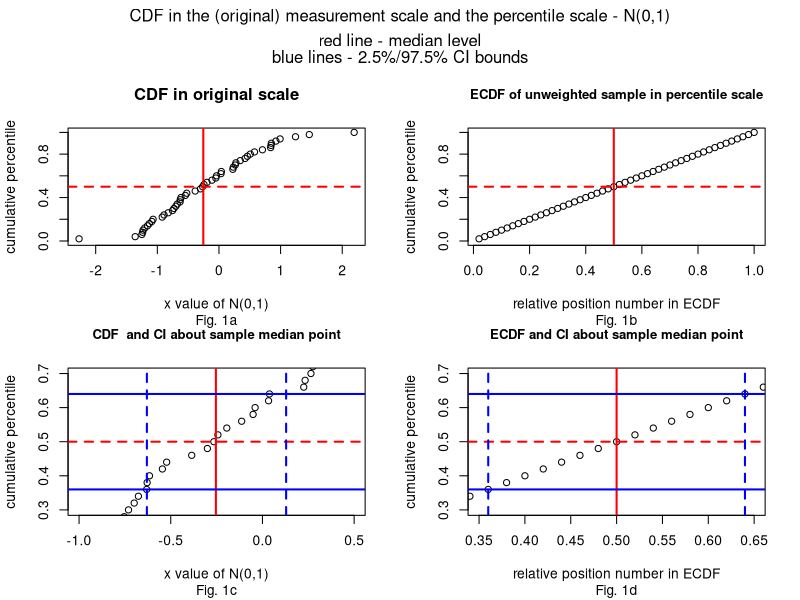
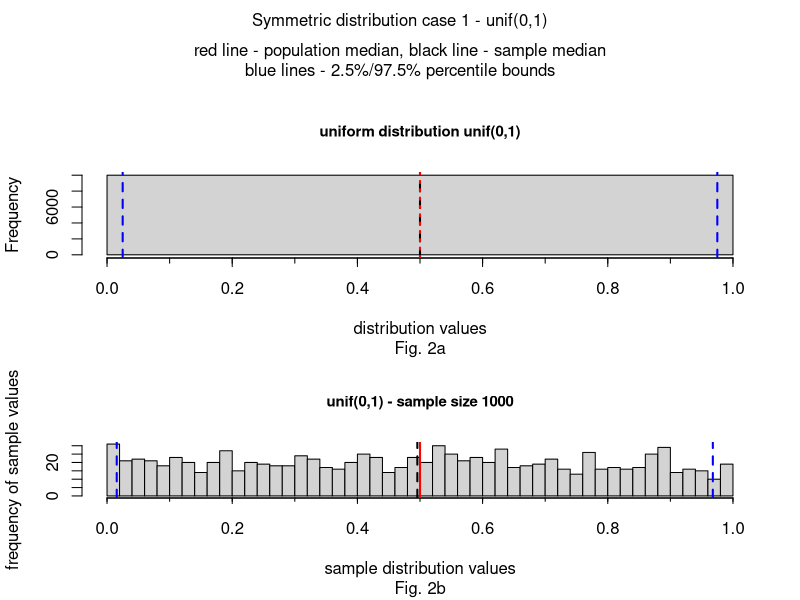
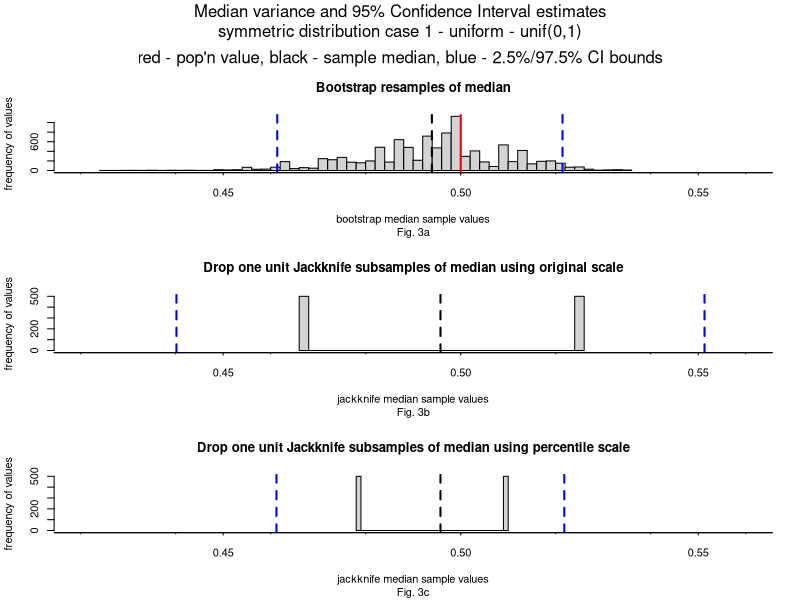
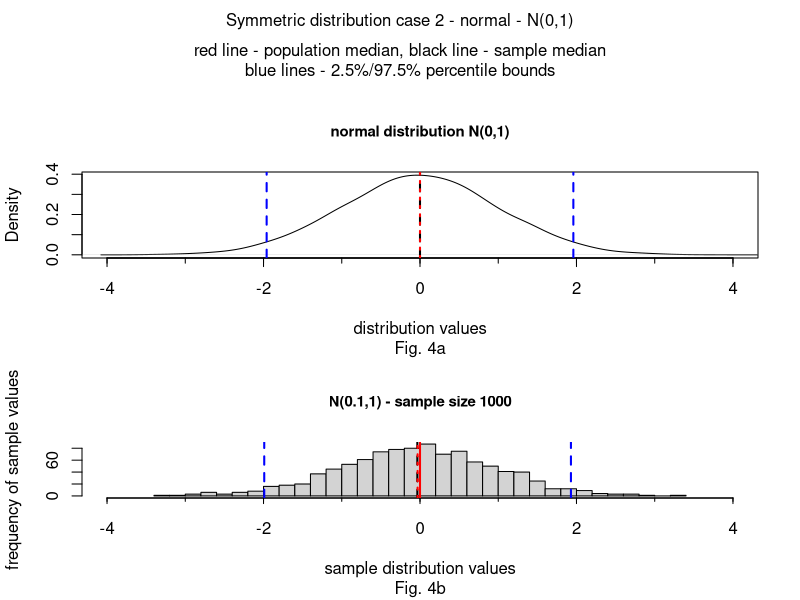
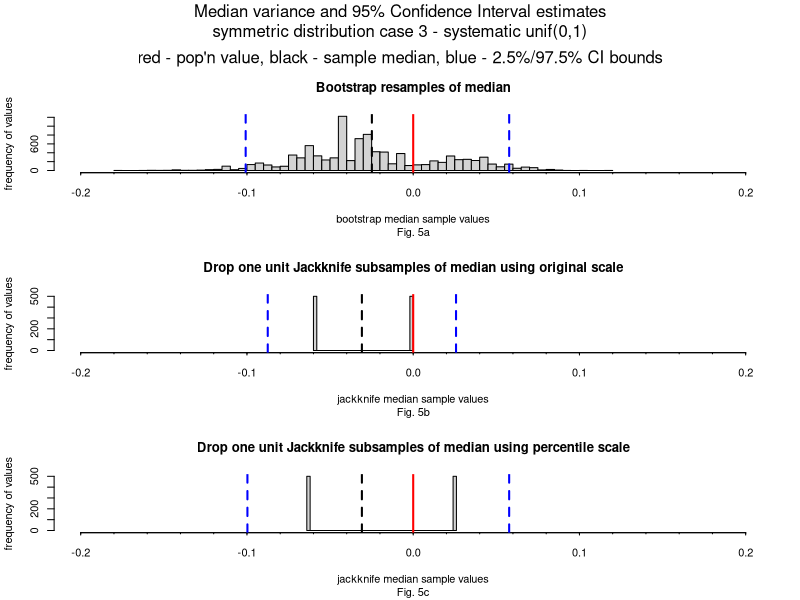
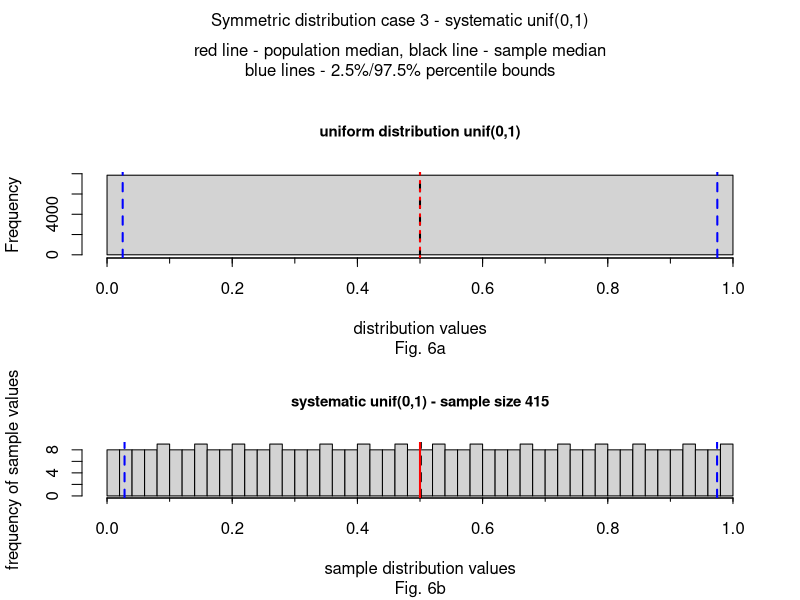
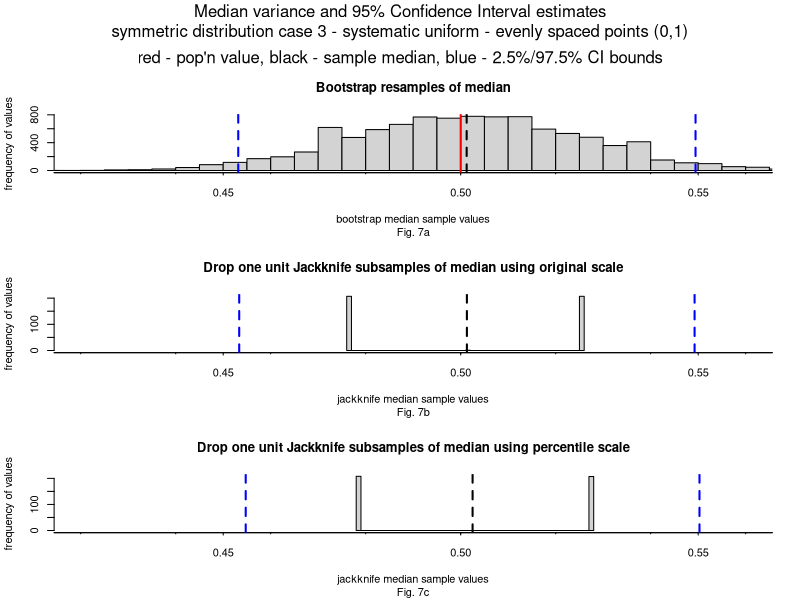
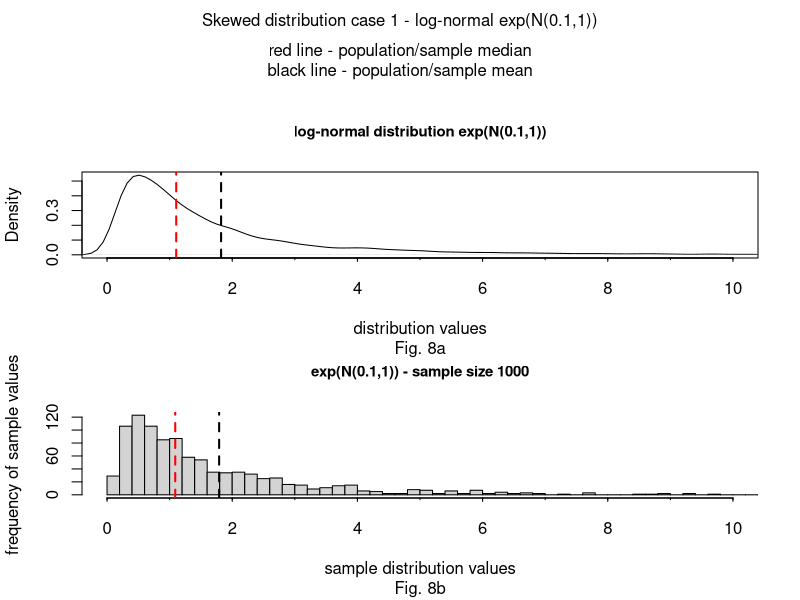

These figures' R source, in order:
## ---- chunk 1

set.seed(2618)
samp <- rnorm(50,0,1)
Fn <- ecdf(samp)
yval <- Fn(samp)

setdata <- as.data.frame(cbind(samp,yval))
setdata <- setdata[order(setdata[,"yval"]),]
#length(setdata)
setdata[,3] <- as.vector(c(1:50)/50)
#head(setdata)

colnames(setdata) <- c("orig scale","cdf value","percentscale")

library(boot)
stat <- function(x, i) {median(x[i])}
boot.out <- boot(data = setdata[,1],
                 statistic = stat,
                 R = 10000)
# boot.ci(boot.out)
# print("mean of bootstrap samples")
# mean(boot.out$t)
# median(boot.out$t)
# print("standard error of bootstrap samples")
# sd(boot.out$t)
outboot <- quantile(boot.out$t,probs=c(.025,.15865,.5,.6827,.975))


n <- length(samp)
theta <- median(samp)
jkinv <- sapply(1 : n,
             function(i) {Fn <- ecdf(samp[-i]);
                             Fn(theta)}
)

thetaBarinv <- mean(jkinv)
jkexpinv <- (jkinv-thetaBarinv)*sqrt(n)+thetaBarinv
jkexpandinv <- quantile(samp,jkexpinv) 
#head(jkexpandinv)
biasEstinv <- (n - 1) * (thetaBarinv - theta)
seEstinv <- sqrt((n - 1) * mean((jkinv - thetaBarinv)^2))


par(mfrow=c(2,2))
par(fig=c(0,0.5,0.45,0.9))

plot(y=yval,x=samp,ylim=c(0,1),main="CDF in original scale",xlab="x value of N(0,1)",ylab="cumulative percentile",sub="Fig. 1a")
abline(h=0.5,col="red",lwd=2,lty=2)
abline(v=median(samp),col="red",lwd=2,lty=1)


par(fig=c(0.5,1,0.45,0.9), new=TRUE)
plot(y=setdata[,"cdf value"],x=setdata[,"percentscale"],ylim=c(0,1),main="ECDF of unweighted sample in percentile scale",xlab="relative position number in ECDF",ylab="cumulative percentile",cex.main=0.95,sub="Fig. 1b")
abline(h=0.5,col="red",lwd=2,lty=2)
abline(v=0.5,col="red",lwd=2,lty=1)


par(fig=c(0,0.5,0,0.5), new=TRUE)

plot(y=yval,x=samp,xlim=c(-1,.5),ylim=c(.3,.7),main="CDF  and CI about sample median point",xlab="x value of N(0,1)",ylab="cumulative percentile",cex.main=0.95,sub="Fig. 1c")
abline(h=0.5,col="red",lwd=2,lty=2)
abline(v=median(samp),col="red",lwd=2,lty=1)
abline(v=outboot[1],col="blue",lwd=2,lty=2)
abline(v=outboot[5],col="blue",lwd=2,lty=2)
Fn <- ecdf(samp)
abline(h=Fn(outboot[1]),col="blue",lwd=2,lty=1)
abline(h=Fn(outboot[5]),col="blue",lwd=2,lty=1)

par(fig=c(0.5,1,0,0.5), new=TRUE)
plot(y=setdata[,"cdf value"],x=setdata[,"percentscale"],xlim=c(.35,.65),ylim=c(.3,.7),main="ECDF and CI about sample median point",xlab="relative position number in ECDF",ylab="cumulative percentile",cex.main=0.95,sub="Fig. 1d")
abline(h=0.5,col="red",lwd=2,lty=2)
abline(v=0.5,col="red",lwd=2,lty=1)
abline(v=0.5-1.96*seEstinv,col="blue",lwd=2,lty=2)
abline(v=0.5+1.96*seEstinv,col="blue",lwd=2,lty=2)
abline(h=0.5-1.96*seEstinv,col="blue",lwd=2,lty=1)
abline(h=0.5+1.96*seEstinv,col="blue",lwd=2,lty=1)


mtext("CDF in the (original) measurement scale and the percentile scale - N(0,1)", side=3, outer=TRUE, line=-1.5)
mtext("red line - median level", side=3, outer=TRUE, line=-3)
mtext("blue lines - 2.5%/97.5% CI bounds", side=3, outer=TRUE, line=-4)

## ---- chunk 2

setwd("d:/courses/research/variance")

# small sample size 1000 
set.seed(971)
symm <- runif(1000,0,1)

library(boot)
stat <- function(x, i) {median(x[i])}
boot.out <- boot(data = symm,
                 statistic = stat,
                 R = 10000)
boot.ci(boot.out)
print("mean of bootstrap samples")
mean(boot.out$t)
print("standard error of bootstrap samples")
sd(boot.out$t)
outboot <- quantile(boot.out$t,probs=c(.025,.15865,.5,.6827,.975))




par(mfrow=c(2,1))
par(fig=c(0,1,0.4,0.85))

#large sample size
set.seed(92513)
symmdist <- runif(10000,0,1)
hist(symmdist,breaks=1,xlim=c(0,1),main="uniform distribution unif(0,1)",xaxt="n",sub="Fig. 2a",xlab="distribution values",cex.main=0.9)
axis(1, at=seq(0,1,.1), label=F, tick=T, tck=-.06)
axis(1, at=seq(0,1,.2), tck=-.1)

abline(v=0.5,col="black",lwd=2,lty=2)
abline(v=0.5,col="red",lwd=2,lty=3)
abline(v=0.025,col="blue",lwd=2,lty=2)
abline(v=0.975,col="blue",lwd=2,lty=2)

par(fig=c(0,1,0,0.4), new=TRUE)

hist(symm,breaks=40,xlim=c(0,1),main="unif(0,1) - sample size 1000",xaxt="n",sub="Fig. 2b",xlab="sample distribution values",ylab="frequency of sample values",cex.main=0.9)
meannormsamp <- mean(symm)
mednormsamp <- median(symm)
axis(1, at=seq(0,1,.1), label=F, tick=T, tck=-.06)
axis(1, at=seq(0,1,.2), tck=-.1)
abline(v=mednormsamp,col="black",lwd=2,lty=2)
abline(v=0.5,col="red",lwd=2,lty=1)
abline(v=quantile(symm,probs=c(.025)),col="blue",lwd=2,lty=2)
abline(v=quantile(symm,probs=c(.975)),col="blue",lwd=2,lty=2)

mtext("Symmetric distribution case 1 - unif(0,1)", side=3, outer=TRUE, line=-1.5)
mtext("red line - population median, black line - sample median", side=3, outer=TRUE, line=-3)
mtext("blue lines - 2.5%/97.5% percentile bounds", side=3, outer=TRUE, line=-4)




# jackknife calculations in original scale of observations


n <- length(symm)
theta <- median(symm)
jk <- sapply(1 : n,
             function(i) median(symm[-i])
)
thetaBar <- mean(jk)
jkexpand <- (jk-thetaBar)*sqrt(n)+thetaBar
biasEst <- (n - 1) * (thetaBar - theta)
seEst <- sqrt((n - 1) * mean((jk - thetaBar)^2))
print("jackknife median estimate using calculations in original scale")
thetaBar
print("jackknife median CI lower bound using calculations in original scale")
thetaBar-1.96*seEst
print("jackknife median CI upper bound using calculations in original scale")
thetaBar+1.96*seEst



# jackknife calculations in percentile scale and then backtransforming results to observed scale 


n <- length(symm)
theta <- median(symm)
jkinv <- sapply(1 : n,
             function(i) {Fn <- ecdf(symm[-i]);
                             Fn(theta)}
)
#head(jkinv)

thetaBarinv <- mean(jkinv)
jkexpinv <- (jkinv-thetaBarinv)*sqrt(n)+thetaBarinv
jkexpandinv <- quantile(symm,jkexpinv) 
#head(jkexpandinv)
biasEstinv <- (n - 1) * (thetaBarinv - theta)
seEstinv <- sqrt((n - 1) * mean((jkinv - thetaBarinv)^2))

print("")
print("jackknife median estimate using calculations in percentile scale")
print("and then backtransformed to original scale")
quantile(symm,thetaBarinv)
print("jackknife median estimate lower bound using calculations in ")
print("percentile scale and then backtransformed to original scale")
quantile(symm,thetaBarinv-1.96*seEstinv)
print("jackknife median estimate upper bound using calculations in ")
print("percentile scale and then backtransformed to original scale")
quantile(symm,thetaBarinv+1.96*seEstinv)


par(mfrow=c(3,1))
par(fig=c(0,1,0.6,0.9))

hist(boot.out$t,breaks=60,xlim=c(.42,.56),main="Bootstrap resamples of median",xaxt="n",sub="Fig. 3a",xlab="bootstrap median sample values",ylab="frequency of values",)
medianest <- mean(boot.out$t)
axis(1, at=seq(.4,.6,.02), label=F, tick=T, tck=-.02)
axis(1, at=seq(.4,.6,.05), tck=-.04)
abline(v=medianest,col="black",lwd=2,lty=2)
abline(v=0.5,col="red",lwd=2,lty=1)
abline(v=outboot[1],col="blue",lwd=2,lty=2)
abline(v=outboot[5],col="blue",lwd=2,lty=2)


par(fig=c(0,1,0.3,0.6), new=TRUE)
hist(jkexpand,breaks=40,xlim=c(.42,.56),main="Drop one unit Jackknife subsamples of median using original scale",xaxt="n",sub="Fig. 3b",xlab="jackknife median sample values",ylab="frequency of values",)
 
axis(1, at=seq(.4,.6,.02), label=F, tick=T, tck=-.02)
axis(1, at=seq(.4,.6,.05), tck=-.04)
abline(v=thetaBar,col="black",lwd=2,lty=2)
abline(v=0,col="red",lwd=2,lty=1)
abline(v=thetaBar-1.96*seEst,col="blue",lwd=2,lty=2)
abline(v=thetaBar+1.96*seEst,col="blue",lwd=2,lty=2)



par(fig=c(0,1,0,0.3), new=TRUE)
hist(jkexpandinv,breaks=40,xlim=c(.42,.56),main="Drop one unit Jackknife subsamples of median using percentile scale",xaxt="n",sub="Fig. 3c",xlab="jackknife median sample values",ylab="frequency of values",)
 
axis(1, at=seq(.4,.6,.02), label=F, tick=T, tck=-.02)
axis(1, at=seq(.4,.6,.05), tck=-.04)
abline(v=quantile(symm,thetaBarinv),col="black",lwd=2,lty=2)
abline(v=0,col="red",lwd=2,lty=1)
abline(v=quantile(symm,thetaBarinv-1.96*seEstinv),col="blue",lwd=2,lty=2)
abline(v=quantile(symm,thetaBarinv+1.96*seEstinv),col="blue",lwd=2,lty=2)

mtext("Median variance and 95% Confidence Interval estimates", side=3, outer=TRUE, line=-1.5)
mtext("symmetric distribution case 1 - uniform - unif(0,1)", side=3, outer=TRUE, line=-3)
mtext("red - pop'n value, black - sample median, blue - 2.5%/97.5% CI bounds", side=3, outer=TRUE, line=-5)

## ---- chunk 3
setwd("d:/courses/research/variance")

par(mfrow=c(2,1))
par(fig=c(0,1,0.4,0.85))

#large sample size
set.seed(92513)
symm <- rnorm(10000,0,1)
plot(density(symm,bw=.2),xlim=c(-4,4),main="normal distribution N(0,1)",xaxt="n",sub="Fig. 4a",xlab="distribution values",cex.main=0.9)
axis(1, at=seq(-4,4), label=F, tick=T, tck=-.06)
axis(1, at=seq(-4,4,2), tck=-.1)

abline(v=0,col="black",lwd=2,lty=2)
abline(v=0,col="red",lwd=2,lty=3)
abline(v=0-1.96*1,col="blue",lwd=2,lty=2)
abline(v=0+1.96*1,col="blue",lwd=2,lty=2)

# small sample size 1000 
set.seed(971)
symm <- rnorm(1000,0,1)
par(fig=c(0,1,0,0.4), new=TRUE)

hist(symm,breaks=40,xlim=c(-4,4),main="N(0.1,1) - sample size 1000",xaxt="n",sub="Fig. 4b",xlab="sample distribution values",ylab="frequency of sample values",cex.main=0.9)
meannormsamp <- mean(symm)
mednormsamp <- median(symm)
axis(1, at=seq(-4,4), label=F, tick=T, tck=-.06)
axis(1, at=seq(-4,4,2), tck=-.1)
abline(v=meannormsamp,col="black",lwd=2,lty=2)
abline(v=mednormsamp,col="red",lwd=2,lty=3)
abline(v=0,col="red",lwd=2,lty=1)
abline(v=mednormsamp-1.96*1,col="blue",lwd=2,lty=2)
abline(v=mednormsamp+1.96*1,col="blue",lwd=2,lty=2)

mtext("Symmetric distribution case 2 - normal - N(0,1)", side=3, outer=TRUE, line=-1.5)
mtext("red line - population median, black line - sample median", side=3, outer=TRUE, line=-3)
mtext("blue lines - 2.5%/97.5% percentile bounds", side=3, outer=TRUE, line=-4)

## ---- chunk 4

library(boot)
stat <- function(x, i) {median(x[i])}
boot.out <- boot(data = symm,
                 statistic = stat,
                 R = 10000)
boot.ci(boot.out)
 mean(boot.out$t)
 sd(boot.out$t)
outboot <- quantile(boot.out$t,probs=c(.025,.15865,.5,.6827,.975))
#outboot

par(mfrow=c(3,1))
par(fig=c(0,1,0.6,0.9))

hist(boot.out$t,breaks=60,xlim=c(-.2,.2),main="Bootstrap resamples of median",xaxt="n",sub="Fig. 5a",xlab="bootstrap median sample values",ylab="frequency of values",)
medianest <- mean(boot.out$t)
axis(1, at=seq(-.2,.2,.02), label=F, tick=T, tck=-.02)
axis(1, at=seq(-.2,.2,.1), tck=-.04)
abline(v=medianest,col="black",lwd=2,lty=2)
abline(v=0,col="red",lwd=2,lty=1)
abline(v=outboot[1],col="blue",lwd=2,lty=2)
abline(v=outboot[5],col="blue",lwd=2,lty=2)

n <- length(symm)
theta <- median(symm)
jk <- sapply(1 : n,
             function(i) median(symm[-i])
)
thetaBar <- mean(jk)
jkexpand <- (jk-thetaBar)*sqrt(n)+thetaBar
biasEst <- (n - 1) * (thetaBar - theta)
seEst <- sqrt((n - 1) * mean((jk - thetaBar)^2))
print("jackknife estimate based on original scale")
thetaBar
thetaBar-1.96*seEst
thetaBar+1.96*seEst

par(fig=c(0,1,0.3,0.6), new=TRUE)
hist(jkexpand,breaks=40,xlim=c(-.2,.2),main="Drop one unit Jackknife subsamples of median using original scale",xaxt="n",sub="Fig. 5b",xlab="jackknife median sample values",ylab="frequency of values",)
 
axis(1, at=seq(-.2,.2,.02), label=F, tick=T, tck=-.02)
axis(1, at=seq(-.2,.2,.1), tck=-.04)
abline(v=thetaBar,col="black",lwd=2,lty=2)
abline(v=0,col="red",lwd=2,lty=1)
abline(v=thetaBar-1.96*seEst,col="blue",lwd=2,lty=2)
abline(v=thetaBar+1.96*seEst,col="blue",lwd=2,lty=2)


n <- length(symm)
theta <- median(symm)
jkinv <- sapply(1 : n,
             function(i) {Fn <- ecdf(symm[-i]);
                             Fn(theta)}
)
#head(jkinv)

thetaBar <- mean(jkinv)
#thetaBar
jkexpinv <- (jkinv-thetaBar)*sqrt(n)+thetaBar
jkexpand <- quantile(symm,jkexpinv) 
#head(jkexpand)
biasEst <- (n - 1) * (thetaBar - theta)
seEst <- sqrt((n - 1) * mean((jkinv - thetaBar)^2))
print("jackknife estimates based on percentile scale")
quantile(symm,thetaBar)
quantile(symm,thetaBar-1.96*seEst)
quantile(symm,thetaBar+1.96*seEst)

par(fig=c(0,1,0,0.3), new=TRUE)
hist(jkexpand,breaks=40,xlim=c(-.2,.2),main="Drop one unit Jackknife subsamples of median using percentile scale",xaxt="n",sub="Fig. 5c",xlab="jackknife median sample values",ylab="frequency of values",)
 
axis(1, at=seq(-.2,.2,.02), label=F, tick=T, tck=-.02)
axis(1, at=seq(-.2,.2,.1), tck=-.04)
abline(v=quantile(symm,thetaBar),col="black",lwd=2,lty=2)
abline(v=0,col="red",lwd=2,lty=1)
abline(v=quantile(symm,thetaBar-1.96*seEst),col="blue",lwd=2,lty=2)
abline(v=quantile(symm,thetaBar+1.96*seEst),col="blue",lwd=2,lty=2)

mtext("Median variance and 95% Confidence Interval estimates", side=3, outer=TRUE, line=-1.5)
mtext("symmetric distribution case 3 - systematic unif(0,1)", side=3, outer=TRUE, line=-3)
mtext("red - pop'n value, black - sample median, blue - 2.5%/97.5% CI bounds", side=3, outer=TRUE, line=-5)

## ---- chunk 5

setwd("d:/courses/research/variance")

# small sample size random between 300-1000
set.seed(6971)
symmstart <- runif(1,0.001,.0033333)
symmskip <- runif(1,0.001,.0033333)
symm <- seq(symmstart,1,symmskip)
#symm

library(boot)
stat <- function(x, i) {median(x[i])}
boot.out <- boot(data = symm,
                 statistic = stat,
                 R = 10000)
boot.ci(boot.out)
print("mean of bootstrap samples")
mean(boot.out$t)
print("standard error of bootstrap samples")
sd(boot.out$t)
outboot <- quantile(boot.out$t,probs=c(.025,.15865,.5,.6827,.975))




par(mfrow=c(2,1))
par(fig=c(0,1,0.4,0.85))

#large sample size using sample size between 6000-20000
set.seed(513)
symmdiststart <- runif(1,0.001,.0033333)/20
symmdistskip <- runif(1,0.001,.0033333)/20
symmdist <- seq(symmdiststart,1,symmdistskip)
hist(symmdist,breaks=1,xlim=c(0,1),main="uniform distribution unif(0,1)",xaxt="n",sub="Fig. 6a",xlab="distribution values",cex.main=0.9)
axis(1, at=seq(0,1,.1), label=F, tick=T, tck=-.06)
axis(1, at=seq(0,1,.2), tck=-.1)

abline(v=0.5,col="black",lwd=2,lty=2)
abline(v=0.5,col="red",lwd=2,lty=3)
abline(v=0.025,col="blue",lwd=2,lty=2)
abline(v=0.975,col="blue",lwd=2,lty=2)

par(fig=c(0,1,0,0.4), new=TRUE)

hist(symm,breaks=60,xlim=c(0,1),main="systematic unif(0,1) - sample size 415",xaxt="n",sub="Fig. 6b",xlab="sample distribution values",ylab="frequency of sample values",cex.main=0.9)
meannormsamp <- mean(symm)
mednormsamp <- median(symm)
axis(1, at=seq(0,1,.1), label=F, tick=T, tck=-.06)
axis(1, at=seq(0,1,.2), tck=-.1)
abline(v=mednormsamp,col="black",lwd=2,lty=2)
abline(v=0.5,col="red",lwd=2,lty=1)
abline(v=quantile(symm,probs=c(.025)),col="blue",lwd=2,lty=2)
abline(v=quantile(symm,probs=c(.975)),col="blue",lwd=2,lty=2)

mtext("Symmetric distribution case 3 - systematic unif(0,1)", side=3, outer=TRUE, line=-1.5)
mtext("red line - population median, black line - sample median", side=3, outer=TRUE, line=-3)
mtext("blue lines - 2.5%/97.5% percentile bounds", side=3, outer=TRUE, line=-4)




# jackknife calculations in original scale of observations


n <- length(symm)
theta <- median(symm)
jk <- sapply(1 : n,
             function(i) median(symm[-i])
)
thetaBar <- mean(jk)
jkexpand <- (jk-thetaBar)*sqrt(n)+thetaBar
biasEst <- (n - 1) * (thetaBar - theta)
seEst <- sqrt((n - 1) * mean((jk - thetaBar)^2))
print("jackknife median estimate using calculations in original scale")
thetaBar
print("jackknife median CI lower bound using calculations in original scale")
thetaBar-1.96*seEst
print("jackknife median CI upper bound using calculations in original scale")
thetaBar+1.96*seEst



# jackknife calculations in percentile scale and then backtransforming results to observed scale 


n <- length(symm)
theta <- median(symm)
jkinv <- sapply(1 : n,
             function(i) {Fn <- ecdf(symm[-i]);
                             Fn(theta)}
)
#head(jkinv)

thetaBarinv <- mean(jkinv)
jkexpinv <- (jkinv-thetaBarinv)*sqrt(n)+thetaBarinv
jkexpandinv <- quantile(symm,jkexpinv) 
#head(jkexpandinv)
biasEstinv <- (n - 1) * (thetaBarinv - theta)
seEstinv <- sqrt((n - 1) * mean((jkinv - thetaBarinv)^2))

print("")
print("jackknife median estimate using calculations in percentile scale ")
print("and then backtransformed to original scale")
quantile(symm,thetaBarinv)
print("jackknife median estimate lower bound using calculations in ")
print("percentile scale and then backtransformed to original scale")
quantile(symm,thetaBarinv-1.96*seEstinv)
print("jackknife median estimate upper bound using calculations in ")
print("percentile scale and then backtransformed to original scale")
quantile(symm,thetaBarinv+1.96*seEstinv)


par(mfrow=c(3,1))
par(fig=c(0,1,0.6,0.9))

hist(boot.out$t,breaks=60,xlim=c(.42,.56),main="Bootstrap resamples of median",xaxt="n",sub="Fig. 7a",xlab="bootstrap median sample values",ylab="frequency of values",)
medianest <- mean(boot.out$t)
axis(1, at=seq(.4,.6,.02), label=F, tick=T, tck=-.02)
axis(1, at=seq(.4,.6,.05), tck=-.04)
abline(v=medianest,col="black",lwd=2,lty=2)
abline(v=0.5,col="red",lwd=2,lty=1)
abline(v=outboot[1],col="blue",lwd=2,lty=2)
abline(v=outboot[5],col="blue",lwd=2,lty=2)


par(fig=c(0,1,0.3,0.6), new=TRUE)
hist(jkexpand,breaks=40,xlim=c(.42,.56),main="Drop one unit Jackknife subsamples of median using original scale",xaxt="n",sub="Fig. 7b",xlab="jackknife median sample values",ylab="frequency of values",)
 
axis(1, at=seq(.4,.6,.02), label=F, tick=T, tck=-.02)
axis(1, at=seq(.4,.6,.05), tck=-.04)
abline(v=thetaBar,col="black",lwd=2,lty=2)
abline(v=0,col="red",lwd=2,lty=1)
abline(v=thetaBar-1.96*seEst,col="blue",lwd=2,lty=2)
abline(v=thetaBar+1.96*seEst,col="blue",lwd=2,lty=2)



par(fig=c(0,1,0,0.3), new=TRUE)
hist(jkexpandinv,breaks=40,xlim=c(.42,.56),main="Drop one unit Jackknife subsamples of median using percentile scale",xaxt="n",sub="Fig. 7c",xlab="jackknife median sample values",ylab="frequency of values",)
 
axis(1, at=seq(.4,.6,.02), label=F, tick=T, tck=-.02)
axis(1, at=seq(.4,.6,.05), tck=-.04)
abline(v=quantile(symm,thetaBarinv),col="black",lwd=2,lty=2)
abline(v=0,col="red",lwd=2,lty=1)
abline(v=quantile(symm,thetaBarinv-1.96*seEst),col="blue",lwd=2,lty=2)
abline(v=quantile(symm,thetaBarinv+1.96*seEst),col="blue",lwd=2,lty=2)

mtext("Median variance and 95% Confidence Interval estimates", side=3, outer=TRUE, line=-1.5)
mtext("symmetric distribution case 3 - systematic uniform - evenly spaced points (0,1)", side=3, outer=TRUE, line=-3)
mtext("red - pop'n value, black - sample median, blue - 2.5%/97.5% CI bounds", side=3, outer=TRUE, line=-5)

## ---- chunk 6
setwd("d:/courses/research/variance")

par(mfrow=c(2,1))
par(fig=c(0,1,0.4,0.85))

#large sample size
set.seed(92513)
skewed <- exp(rnorm(10000,0.1,1))
plot(density(skewed,bw=.16),xlim=c(0,10),main="log-normal distribution exp(N(0.1,1))",xaxt="n",sub="Fig. 8a",xlab="distribution values",cex.main=0.9)
axis(1, at=seq(0,10), label=F, tick=T, tck=-.02)
axis(1, at=seq(0,10,2), tck=-.04)

abline(v=exp(0.1),col="red",lwd=2,lty=2)
abline(v=exp(0.1+1/2),col="black",lwd=2,lty=2)

# small sample size 1000 
set.seed(6971)
skewed <- exp(rnorm(1000,0.1,1))
par(fig=c(0,1,0,0.45), new=TRUE)

hist(skewed,breaks=101,xlim=c(0,10),main="exp(N(0.1,1)) - sample size 1000",xaxt="n",sub="Fig. 8b",xlab="sample distribution values",ylab="frequency of sample values",cex.main=0.9)
meanlognormsamp <- mean(sort(skewed))
medlognormsamp <- median(skewed)
axis(1, at=seq(0,10), label=F, tick=T, tck=-.02)
axis(1, at=seq(0,10,2), tck=-.04)
abline(v=meanlognormsamp,col="black",lwd=2,lty=2)
abline(v=medlognormsamp,col="red",lwd=2,lty=2)

mtext("Skewed distribution case 1 - log-normal exp(N(0.1,1))", side=3, outer=TRUE, line=-1.5)
mtext("red line - population/sample median", side=3, outer=TRUE, line=-3)
mtext("black line - population/sample mean", side=3, outer=TRUE, line=-4)

## ---- chunk 7


library(boot)
stat <- function(x, i) {median(x[i])}
boot.out <- boot(data = skewed,
                 statistic = stat,
                 R = 10000)
boot.ci(boot.out)
mean(boot.out$t)
sd(boot.out$t)
outboot <- quantile(boot.out$t,probs=c(.025,.15865,.5,.6827,.975))
outboot

par(mfrow=c(3,1))
par(fig=c(0,1,0.6,0.9))
hist(boot.out$t,breaks=70,xlim=c(0.95,1.3),main="Bootstrap resamples of median",xaxt="n",sub="Fig. 9a",xlab="bootstrap median sample values",ylab="frequency of values",)
medianest <- mean(boot.out$t)
axis(1, at=seq(0.9,1.3,.1), label=F, tick=T, tck=-.05)
axis(1, at=seq(0.8,1.3,.1), tck=-.1)
abline(v=medianest,col="black",lwd=2,lty=2)
abline(v=exp(0.1),col="red",lwd=2,lty=1)
abline(v=outboot[1],col="blue",lwd=2,lty=2)
abline(v=outboot[5],col="blue",lwd=2,lty=2)


n <- length(skewed)
theta <- median(skewed)
jk <- sapply(1 : n,
             function(i) median(skewed[-i])
)
thetaBar <- mean(jk)
jkexpand <- (jk-thetaBar)*sqrt(n)+thetaBar
biasEst <- (n - 1) * (thetaBar - theta)
seEst <- sqrt((n - 1) * mean((jk - thetaBar)^2))
print("Jackknife estimates using original scale")
thetaBar
thetaBar-1.96*seEst
thetaBar+1.96*seEst

par(fig=c(0,1,0.3,0.6), new=TRUE)
hist(jkexpand,breaks=70,xlim=c(0.95,1.3),main="Drop one unit Jackknife subsamples of median using original scale",xaxt="n",sub="Fig. 9b",xlab="jackknife median sample values",ylab="frequency of values",)
 
axis(1, at=seq(0.9,1.3,.1), label=F, tick=T, tck=-.05)
axis(1, at=seq(0.8,1.3,.1), tck=-.1)
abline(v=thetaBar,col="black",lwd=2,lty=2)
abline(v=exp(0.1),col="red",lwd=2,lty=1)
abline(v=thetaBar-1.96*seEst,col="blue",lwd=2,lty=2)
abline(v=thetaBar+1.96*seEst,col="blue",lwd=2,lty=2)


n <- length(skewed)
theta <- median(skewed)
jkinv <- sapply(1 : n,
             function(i) {Fn <- ecdf(skewed[-i]);
                             Fn(theta)}
)
#head(jkinv)

thetaBar <- mean(jkinv)
#thetaBar
jkexpinv <- (jkinv-thetaBar)*sqrt(n)+thetaBar
jkexpand <- quantile(skewed,jkexpinv) 
#head(jkexpand)
biasEst <- (n - 1) * (thetaBar - theta)
seEst <- sqrt((n - 1) * mean((jkinv - thetaBar)^2))

print("Jackknife estimates using percentile scale and backtransformed")
quantile(skewed,thetaBar)
quantile(skewed,thetaBar-1.96*seEst)
quantile(skewed,thetaBar+1.96*seEst)

par(fig=c(0,1,0,0.3), new=TRUE)
hist(jkexpand,breaks=70,xlim=c(0.95,1.3),main="Drop one unit Jackknife subsamples of median using percentile scale",xaxt="n",sub="Fig. 9c",xlab="jackknife median sample values",ylab="frequency of values",)
 
axis(1, at=seq(0.9,1.3,.1), label=F, tick=T, tck=-.05)
axis(1, at=seq(0.8,1.3,.1), tck=-.1)
abline(v=quantile(skewed,thetaBar),col="black",lwd=2,lty=2)
abline(v=exp(0.1),col="red",lwd=2,lty=1)
abline(v=quantile(skewed,thetaBar-1.96*seEst),col="blue",lwd=2,lty=2)
abline(v=quantile(skewed,thetaBar+1.96*seEst),col="blue",lwd=2,lty=2)

mtext("Median variance and 95% Confidence Interval estimates", side=3, outer=TRUE, line=-1.5)
mtext("Skewed distribution case 1 - log-normal exp(N(0.1,1))", side=3, outer=TRUE, line=-3)
mtext("red - pop'n value, black - sample median, blue - 2.5%/97.5% CI bounds", side=3, outer=TRUE, line=-5)

## ---- chunk 8
setwd("d:/courses/research/variance")

par(mfrow=c(2,1))
par(fig=c(0,1,0.4,0.85))

#large sample size
set.seed(13)
waitdur1 <- rnorm(90000,55,5.5)
waitdur2 <- rnorm(180000,80,6)
waitdur <- c(waitdur1,waitdur2)
median_dist <- median(waitdur)
plot(density(waitdur,bw=.44),xlim=c(40,100),main="bivariate normal - 1/3*exp(N(55,5.5)+2/3*exp(N(80,6)))",xaxt="n",sub="Fig. 10a",xlab="distribution values (seconds)",cex.main=0.9)
axis(1, at=seq(40,100,5), label=F, tick=T, tck=-.02)
axis(1, at=seq(40,100,10), tck=-.04)
abline(v=median_dist,col="red",lwd=2,lty=2)
abline(v=1/3*55+2/3*80,col="black",lwd=2,lty=2)

# small sample size 1000 
set.seed(719)
waitdur1 <- rnorm(90,55,5.5)
waitdur2 <- rnorm(180,80,6)
waitdur <- c(waitdur1,waitdur2)
par(fig=c(0,1,0,0.45), new=TRUE)
hist(waitdur,breaks=61,xlim=c(40,100),main="bimodal - sample size 270",xaxt="n",sub="Fig. 10b",xlab="sample distribution values (seconds)",ylab="frequency of sample values",cex.main=0.9)
meanbimodalsamp <- mean(sort(waitdur))
medbimodalsamp <- median(waitdur)
axis(1, at=seq(40,100,5), label=F, tick=T, tck=-.02)
axis(1, at=seq(40,100,10), tck=-.04)
abline(v=meanbimodalsamp,col="black",lwd=2,lty=2)
abline(v=medbimodalsamp,col="red",lwd=2,lty=2)

mtext("Skewed distribution case 2 - weighted bivariate normal", side=3, outer=TRUE, line=-1)
mtext("approximation of old faithful geyser wait duration", side=3, outer=TRUE, line=-2)
mtext("red line - population/sample median", side=3, outer=TRUE, line=-3)
mtext("black line - population/sample mean", side=3, outer=TRUE, line=-4)

## ---- chunk 9


library(boot)
stat <- function(x, i) {median(x[i])}
boot.out <- boot(data = waitdur,
                 statistic = stat,
                 R = 40000)
boot.ci(boot.out)
mean(boot.out$t)
sd(boot.out$t)
outboot <- quantile(boot.out$t,probs=c(.025,.15865,.5,.6827,.975))
outboot

par(mfrow=c(3,1))
par(fig=c(0,1,0.6,0.9))
hist(boot.out$t,breaks=60,xlim=c(74,78),main="Bootstrap resamples of median",xaxt="n",sub="Fig. 11a",xlab="bootstrap median sample values",ylab="frequency of values",)
medianest <- mean(boot.out$t)
axis(1, at=seq(74,78,.1), label=F, tick=T, tck=-.05)
axis(1, at=seq(74,78,.5), tck=-.1)
abline(v=medianest,col="black",lwd=2,lty=2)
abline(v=median_dist,col="red",lwd=2,lty=1)
abline(v=outboot[1],col="blue",lwd=2,lty=2)
abline(v=outboot[5],col="blue",lwd=2,lty=2)


n <- length(waitdur)
theta <- median(waitdur)
jk <- sapply(1 : n,
             function(i) median(waitdur[-i])
)
thetaBar <- mean(jk)
jkexpand <- (jk-thetaBar)*sqrt(n)+thetaBar
biasEst <- (n - 1) * (thetaBar - theta)
seEst <- sqrt((n - 1) * mean((jk - thetaBar)^2))
print("Jackknife estimates using the original scale")
thetaBar
thetaBar-1.96*seEst
thetaBar+1.96*seEst

par(fig=c(0,1,0.3,0.6), new=TRUE)
hist(jkexpand,breaks=60,xlim=c(74,78),main="Drop one unit Jackknife subsamples of median using original scale",xaxt="n",sub="Fig. 11b",xlab="jackknife median sample values",ylab="frequency of values",)
 
axis(1, at=seq(74,78,.1), label=F, tick=T, tck=-.05)
axis(1, at=seq(74,78,.5), tck=-.1)
abline(v=thetaBar,col="black",lwd=2,lty=2)
abline(v=median_dist,col="red",lwd=2,lty=1)
abline(v=thetaBar-1.96*seEst,col="blue",lwd=2,lty=2)
abline(v=thetaBar+1.96*seEst,col="blue",lwd=2,lty=2)


n <- length(waitdur)
theta <- median(waitdur)
jkinv <- sapply(1 : n,
             function(i) {Fn <- ecdf(waitdur[-i]);
                             Fn(theta)}
)
#head(jkinv)

thetaBar <- mean(jkinv)
#thetaBar
jkexpinv <- (jkinv-thetaBar)*sqrt(n)+thetaBar
jkexpand <- quantile(waitdur,jkexpinv) 
#head(jkexpand)
biasEst <- (n - 1) * (thetaBar - theta)
seEst <- sqrt((n - 1) * mean((jkinv - thetaBar)^2))
print("Jackknife estimates using percentile scale and backtransformed")
quantile(waitdur,thetaBar)
quantile(waitdur,thetaBar-1.96*seEst)
quantile(waitdur,thetaBar+1.96*seEst)

par(fig=c(0,1,0,0.3), new=TRUE)
hist(jkexpand,breaks=60,xlim=c(74,78),main="Drop one unit Jackknife subsamples of median using percentile scale",xaxt="n",sub="Fig. 11c",xlab="jackknife median sample values",ylab="frequency of values",)
 
axis(1, at=seq(74,78,.1), label=F, tick=T, tck=-.05)
axis(1, at=seq(74,78,.5), tck=-.1)
abline(v=quantile(waitdur,thetaBar),col="black",lwd=2,lty=2)
abline(v=median_dist,col="red",lwd=2,lty=1)
abline(v=quantile(waitdur,thetaBar-1.96*seEst),col="blue",lwd=2,lty=2)
abline(v=quantile(waitdur,thetaBar+1.96*seEst),col="blue",lwd=2,lty=2)

mtext("Median variance and 95% Confidence Interval estimates", side=3, outer=TRUE, line=-1.5)
mtext("skewed distribution case 2 - weighted bivariate normal", side=3, outer=TRUE, line=-3)
mtext("red - pop'n value, black - sample median, blue - 2.5%/97.5% CI bounds", side=3, outer=TRUE, line=-5)

